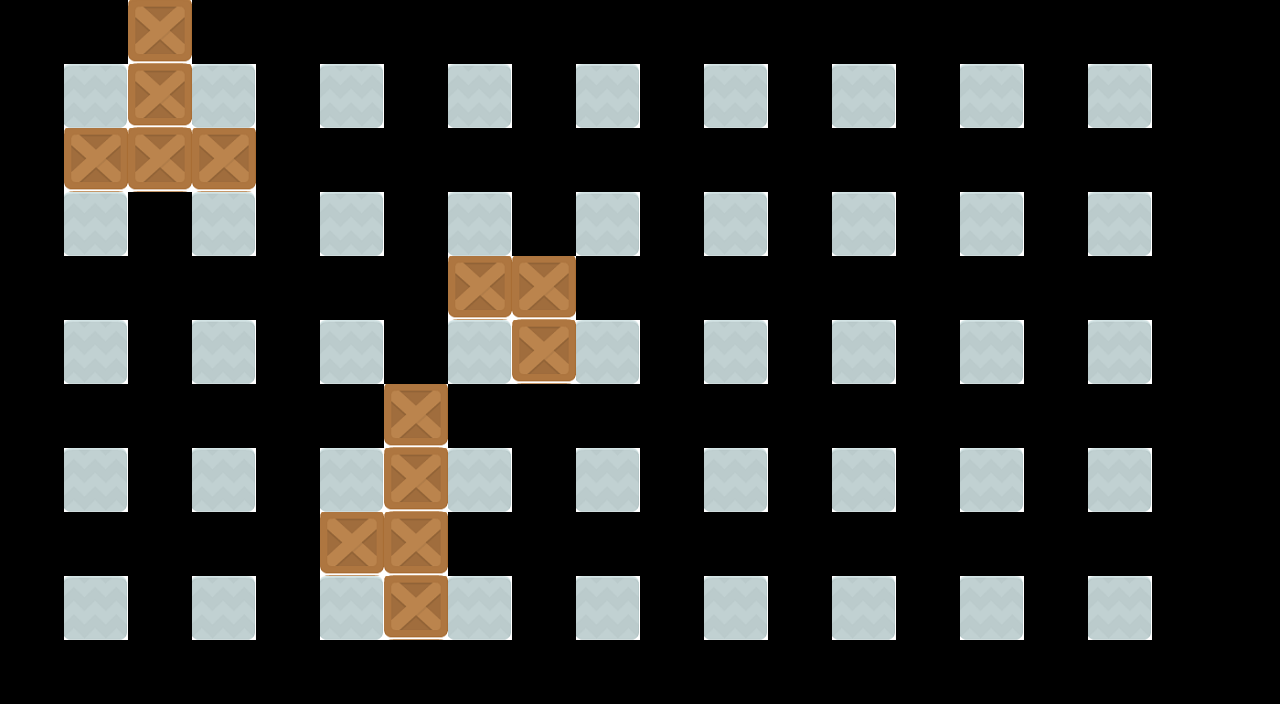

Below is a game level as drawn by its tile map, then a one-line description and the .tmx file that defines it, in full:
An orthogonal 20x11 tile map with 64x64 px tiles, 1 tile layer (Tile Layer 1) and 15 objects (10x brick, 5x wood).

<map version="1.5" tiledversion="1.7.2" orientation="orthogonal" renderorder="right-down" width="20" height="11" tilewidth="64" tileheight="64" infinite="0" nextlayerid="3" nextobjectid="20">
 <tileset firstgid="1" name="tiles_spritesheet" tilewidth="64" tileheight="64" spacing="2" tilecount="144" columns="12">
  <image source="tiles_spritesheet.png" width="835" height="855" />
 </tileset>
 <layer id="1" name="Tile Layer 1" width="20" height="11">
  <data encoding="csv">
0,0,133,0,0,0,0,0,0,0,0,0,0,0,0,0,0,0,0,0,
0,17,133,17,0,17,0,17,0,17,0,17,0,17,0,17,0,17,0,0,
0,133,133,133,0,0,0,0,0,0,0,0,0,0,0,0,0,0,0,0,
0,17,0,17,0,17,0,17,0,17,0,17,0,17,0,17,0,17,0,0,
0,0,0,0,0,0,0,133,133,0,0,0,0,0,0,0,0,0,0,0,
0,17,0,17,0,17,0,17,133,17,0,17,0,17,0,17,0,17,0,0,
0,0,0,0,0,0,133,0,0,0,0,0,0,0,0,0,0,0,0,0,
0,17,0,17,0,17,133,17,0,17,0,17,0,17,0,17,0,17,0,0,
0,0,0,0,0,133,133,0,0,0,0,0,0,0,0,0,0,0,0,0,
0,17,0,17,0,17,133,17,0,17,0,17,0,17,0,17,0,17,0,0,
0,0,0,0,0,0,0,0,0,0,0,0,0,0,0,0,0,0,0,0
</data>
 </layer>
 <objectgroup id="2" name="Object Layer 1">
  <object id="1" type="brick" x="64" y="64" width="60" height="62.6667" />
  <object id="4" type="brick" x="192" y="64" width="60" height="62.6667" />
  <object id="5" type="brick" x="64.6667" y="192.667" width="60" height="62.6667" />
  <object id="6" type="brick" x="194" y="194" width="60" height="62.6667" />
  <object id="7" type="brick" x="66" y="320.667" width="60" height="62.6667" />
  <object id="8" type="brick" x="194" y="322" width="60" height="62.6667" />
  <object id="9" type="brick" x="192.667" y="448.667" width="60" height="62.6667" />
  <object id="10" type="brick" x="67.3333" y="450" width="60" height="62.6667" />
  <object id="11" type="brick" x="192.667" y="578" width="60" height="62.6667" />
  <object id="12" type="brick" x="64.6667" y="576.667" width="60" height="62.6667" />
  <object id="13" type="wood" x="128" y="0" width="61.3333" height="56" />
  <object id="16" type="wood" x="128" y="64" width="61.3333" height="56" />
  <object id="17" type="wood" x="64" y="128" width="61.3333" height="56" />
  <object id="18" type="wood" x="128" y="128" width="61.3333" height="56" />
  <object id="19" type="wood" x="192" y="128" width="61.3333" height="56" />
 </objectgroup>
</map>
